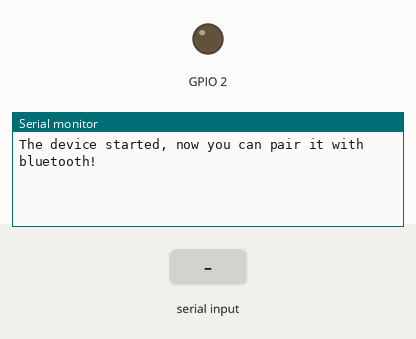
This sketch was run on a simulated ESP32. Shown: output pins drawn as LEDs (lit = HIGH), the last lines printed to the serial monitor. The test bench sets the inputs (shaded band). Nothing arrives over Bluetooth unless stated.

Above: at 1.2 s.
1.3 s: "78" received over Serial
At 2.6 s:
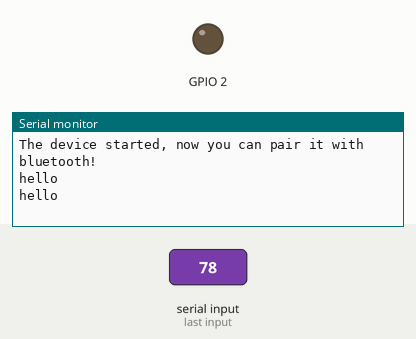
2.9 s: "78" received over the second serial link
At 4.1 s:
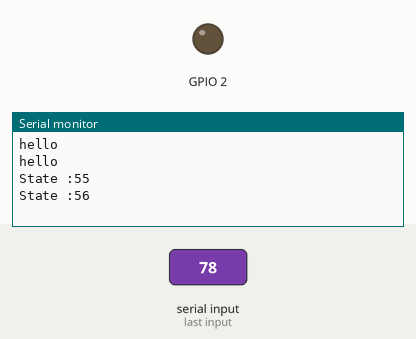

The sketch:

bluetoothcsea.ino
```cpp
#include "BluetoothSerial.h"
#if !defined(CONFIG_BT_ENABLED) || !defined(CONFIG_BLUEDROID_ENABLED)
#error Bluetooth is not enabled! Please run `make menuconfig` to and enable it
#endif
BluetoothSerial SerialBT;
String state;
void setup() {
pinMode(2, OUTPUT);

Serial.begin(115200);
SerialBT.begin("Srinadh"); //Bluetooth device name
Serial.println("The device started, now you can pair it with bluetooth!");
}
void loop() {
if (Serial.available())
{
SerialBT.write(Serial.read());
Serial.println("hello");
}
if (SerialBT.available()) {
state=SerialBT.read();
Serial.print("State :");
Serial.println(state);
if (state.equals("78")) {
 digitalWrite(2, HIGH);
 Serial.println("Light On");
}
// if the state is 'LED1OFF' the led1 will turn off
else if (state.equals("71")){
digitalWrite(2, LOW);
Serial.println("Light Off");
}
}
state="";
delay(200);
}
```

Measured:
- after the input at 1.3 s, the serial monitor: prints a new line after 0.10 s (image 1)
- after the input at 2.9 s, the serial monitor: prints a new line after 0.10 s (image 2)
